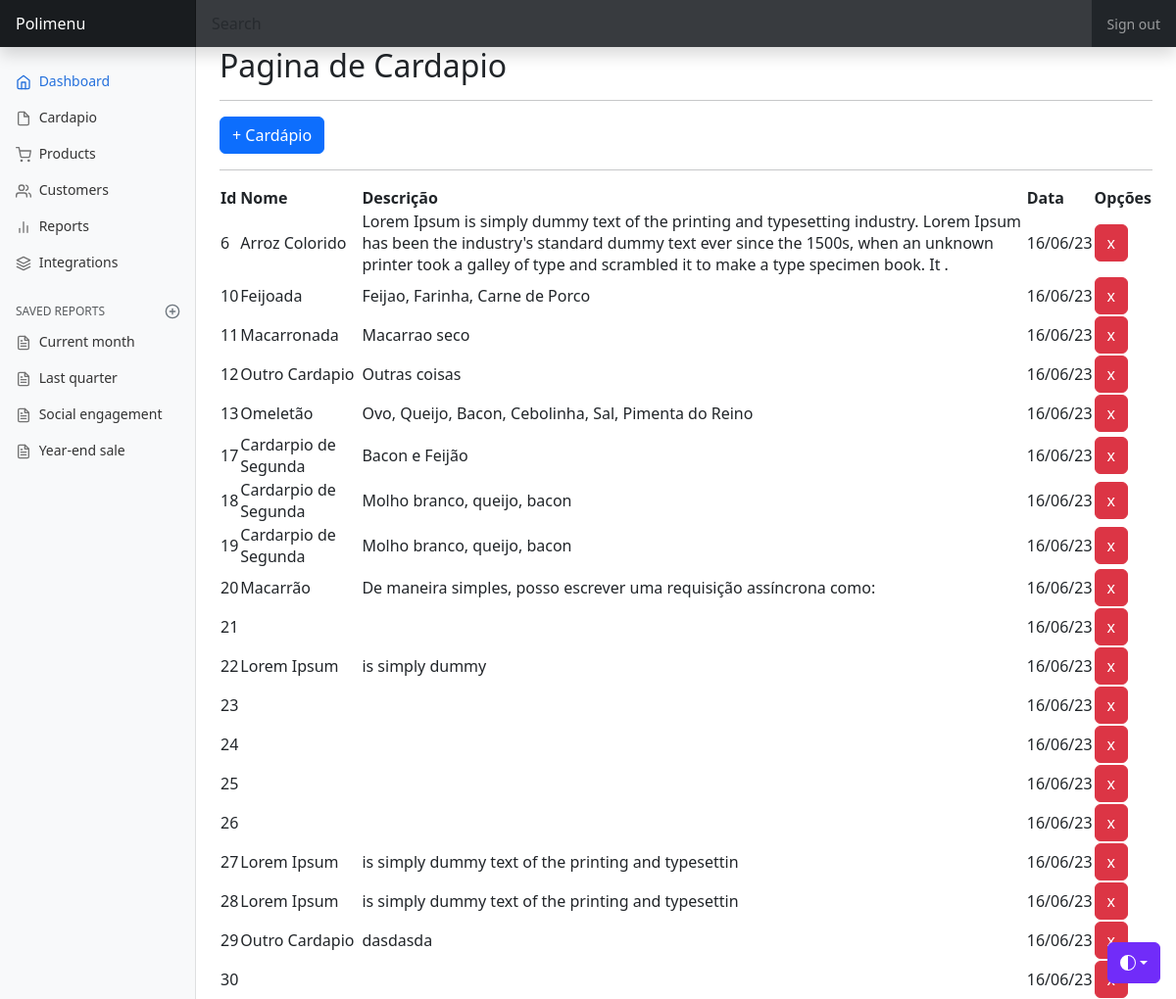
/Avancado/polimenu/front-admin/cardapio.php, run on an earlier commit of the app's database.
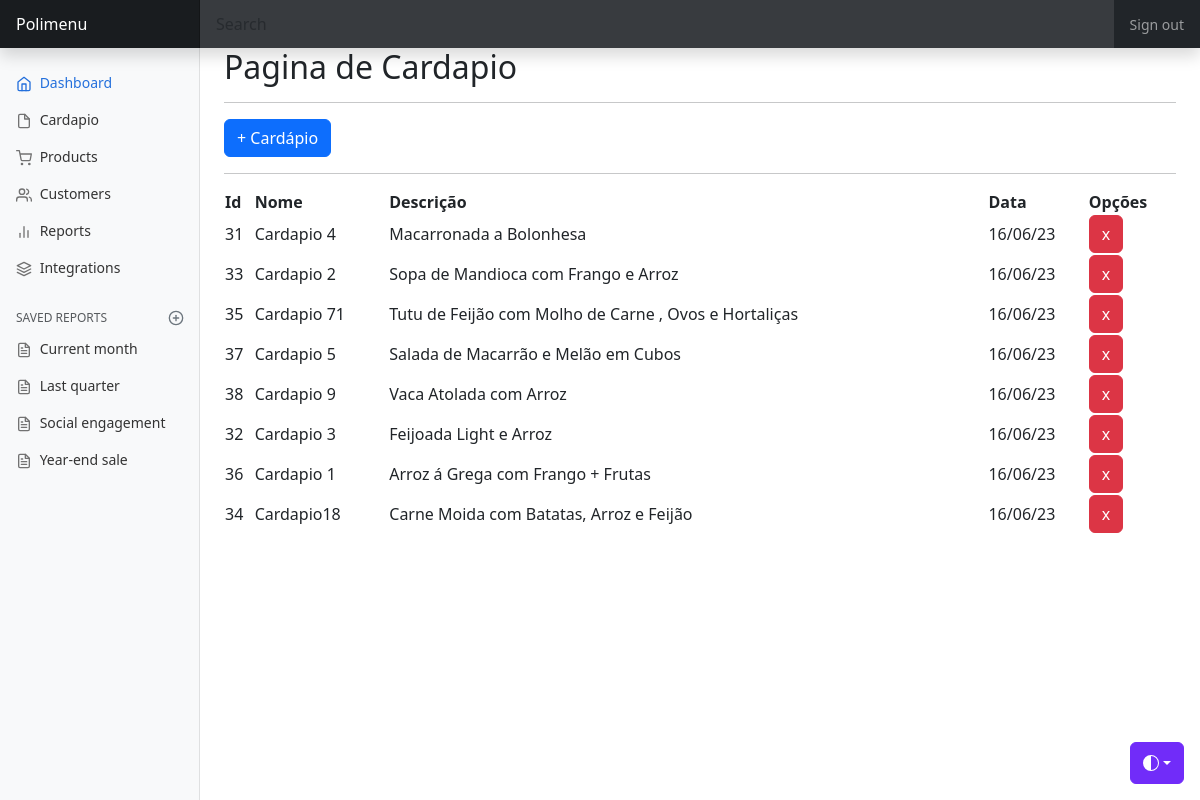
And on a later commit of the database.
### tables this page shows
CREATE TABLE `cardapio` (
  `id` int NOT NULL,
  `nome` varchar(45) NOT NULL,
  `descricao` varchar(250) NOT NULL,
  `data` timestamp NOT NULL DEFAULT CURRENT_TIMESTAMP,
  `usuario` int NOT NULL,
  `ativo` enum('A','I') NOT NULL,
  `num_semana` int DEFAULT NULL,
  `dia_semana` enum('SEGUNDA-FEIRA','TERÇA-FEIRA','QUARTA-FEIRA','QUINTA-FEIRA','SEXTA-FEIRA') DEFAULT NULL
);

### Avancado/polimenu/front-admin/src/cardapio.php (called while the page is built, shortened)
<?php
class Cardapio{
    function Listar(){
        $db = new ConectaBanco;
        $query = "SELECT * FROM cardapio WHERE ativo = 'A' ORDER BY num_semana, dia_semana  ";
        $sql = $db->prepare($query);
        $sql->execute();
        $ret = $sql->fetchAll();
        return $ret;
    }
}
?>

### Avancado/polimenu/front-admin/cardapio.php (the view, shortened to what this page needs)
<?php
  require_once './config.php';
?>
<!doctype html>
<html lang="en" data-bs-theme="auto">
  <head><script src="../assets/js/color-modes.js"></script>
<link href="../css/bootstrap.min.css" rel="stylesheet">
    <link href="../css/dashboard.css" rel="stylesheet">
  </head>
  <body>
    <div class="dropdown position-fixed bottom-0 end-0 mb-3 me-3 bd-mode-toggle">
      <button class="btn btn-bd-primary py-2 dropdown-toggle d-flex align-items-center"
              id="bd-theme"
              type="button"
              aria-expanded="false"
              data-bs-toggle="dropdown"
              aria-label="Toggle theme (auto)">
        <svg class="bi my-1 theme-icon-active" width="1em" height="1em"><use href="#circle-half"></use></svg>
      </button>
    </div>
<?php include 'header.php'; ?>
<div class="container-fluid">
  <div class="row">
    <?php include 'navibar.php'; ?>
    <main class="col-md-9 ms-sm-auto col-lg-10 px-md-4">
      <h2>Pagina de Cardapio</h2>
      <hr>
 <button type="button" class="btn btn-primary" data-bs-toggle="modal" data-bs-target="#novoItemCardapio">
  + Cardápio
</button>
      <hr>
      <table id="example" class="display" style="width:100%">
        <thead>
            <tr>
                <th>Id</th>
                <th>Nome</th>
                <th>Descrição</th>
                <th>Data</th>
                <th>Opções </th>
            </tr>
        </thead>
        <tbody>
      <?php
        if($dadosCardapio = $cardapio->Listar()){
          foreach ($dadosCardapio as $key => $value) {
            $data = date_create();
            $horaBR = date_format($data, 'H:i:s');
            $dataBR = date_format($data, 'd/m/y');
            $tituloData = "Data Criação: $dataBR | Hora: $horaBR";
            ?>
             <tr>
                <td><?php print $value['id']; ?></td>
                <td><?php print $value['nome']; ?></td>
                <td><?php print $value['descricao']; ?></td>
                <td title="<?php print $tituloData; ?>"><?php print $dataBR = date_format($data, 'd/m/y');  ?></td>
                <td>
                <button type="button" data-bs-toggle="modal" data-bs-target="#excluiCardapio" onclick="ConfirmaExcluir(this.value)"  value="<?php print $value['id']; ?>" class="btn btn-danger">x</button>
                </td>
            </tr>
            <?php
          }
        }
      ?>
        </tbody>
      </table>
    </main>
  </div>
</div>
  </body>
</html>

### Avancado/polimenu/front-admin/header.php (shortened to what this page needs)
<header class="navbar navbar-dark sticky-top bg-dark flex-md-nowrap p-0 shadow">
  <a class="navbar-brand col-md-3 col-lg-2 me-0 px-3 fs-6" href="#">Polimenu</a>
  <input class="form-control form-control-dark w-100 rounded-0 border-0" type="text" placeholder="Search" aria-label="Search">
  <div class="navbar-nav">
    <div class="nav-item text-nowrap">
      <a class="nav-link px-3" href="#">Sign out</a>
    </div>
  </div>
</header>

### Avancado/polimenu/front-admin/navibar.php
<nav id="sidebarMenu" class="col-md-3 col-lg-2 d-md-block bg-body-tertiary sidebar collapse">
      <div class="position-sticky pt-3 sidebar-sticky">
        <ul class="nav flex-column">
          <li class="nav-item">
            <a class="nav-link active" aria-current="page" href="#">
              <span data-feather="home" class="align-text-bottom"></span>
              Dashboard
            </a>
          </li>
          <li class="nav-item">
            <a class="nav-link" href="cardapio.php">
              <span data-feather="file" class="align-text-bottom"></span>
              Cardapio
            </a>
          </li>
          <li class="nav-item">
            <a class="nav-link" href="#">
              <span data-feather="shopping-cart" class="align-text-bottom"></span>
              Products
            </a>
          </li>
          <li class="nav-item">
            <a class="nav-link" href="#">
              <span data-feather="users" class="align-text-bottom"></span>
              Customers
            </a>
          </li>
          <li class="nav-item">
            <a class="nav-link" href="#">
              <span data-feather="bar-chart-2" class="align-text-bottom"></span>
              Reports
            </a>
          </li>
          <li class="nav-item">
            <a class="nav-link" href="#">
              <span data-feather="layers" class="align-text-bottom"></span>
              Integrations
            </a>
          </li>
        </ul>
        <h6 class="sidebar-heading d-flex justify-content-between align-items-center px-3 mt-4 mb-1 text-body-secondary text-uppercase">
          <span>Saved reports</span>
          <a class="link-secondary" href="#" aria-label="Add a new report">
            <span data-feather="plus-circle" class="align-text-bottom"></span>
          </a>
        </h6>
        <ul class="nav flex-column mb-2">
          <li class="nav-item">
            <a class="nav-link" href="#">
              <span data-feather="file-text" class="align-text-bottom"></span>
              Current month
            </a>
          </li>
          <li class="nav-item">
            <a class="nav-link" href="#">
              <span data-feather="file-text" class="align-text-bottom"></span>
              Last quarter
            </a>
          </li>
          <li class="nav-item">
            <a class="nav-link" href="#">
              <span data-feather="file-text" class="align-text-bottom"></span>
              Social engagement
            </a>
          </li>
          <li class="nav-item">
            <a class="nav-link" href="#">
              <span data-feather="file-text" class="align-text-bottom"></span>
              Year-end sale
            </a>
          </li>
        </ul>
      </div>
    </nav>

### Avancado/polimenu/css/dashboard.css (style rules this page uses)
body { font-size: .875rem; }
.feather { width: 16px; height: 16px; }
.sidebar { position: fixed; top: 0; bottom: 0; left: 0; z-index: 100; padding: 48px 0 0; box-shadow: inset -1px 0 0 rgba(0, 0, 0, .1); }
.sidebar-sticky { height: calc(100vh - 48px); overflow-x: hidden; overflow-y: auto; }
.sidebar .nav-link { font-weight: 500; color: #333; }
.sidebar .nav-link .feather { margin-right: 4px; color: #727272; }
.sidebar .nav-link.active { color: #2470dc; }
.sidebar .nav-link:hover .feather, .sidebar .nav-link.active .feather { color: inherit; }
.sidebar-heading { font-size: .75rem; }
.navbar-brand { padding-top: .75rem; padding-bottom: .75rem; background-color: rgba(0, 0, 0, .25); box-shadow: inset -1px 0 0 rgba(0, 0, 0, .25); }
.navbar .form-control { padding: .75rem 1rem; }
.form-control-dark { color: #fff; background-color: rgba(255, 255, 255, .1); border-color: rgba(255, 255, 255, .1); }

### Avancado/polimenu/front-admin/cardapio.php (style rules this page uses)
.bi { vertical-align: -.125em; fill: currentColor; }
.btn-bd-primary { --bd-violet-bg: #712cf9; --bd-violet-rgb: 112.520718, 44.062154, 249.437846; --bs-btn-font-weight: 600; --bs-btn-color: var(--bs-white); --bs-btn-bg: var(--bd-violet-bg); --bs-btn-border-color: var(--bd-violet-bg); --bs-btn-hover-color: var(--bs-white); --bs-btn-hover-bg: #6528e0; --bs-btn-hover-border-color: #6528e0; --bs-btn-focus-shadow-rgb: var(--bd-violet-rgb); --bs-btn-active-color: var(--bs-btn-hover-color); --bs-btn-active-bg: #5a23c8; --bs-btn-active-border-color: #5a23c8; }
.bd-mode-toggle { z-index: 1500; }

What changed in the data, as far as the page shows it:
removed cardapio: id "6", nome "Arroz Colorido", descricao "Lorem Ipsum is simply dummy text of the printing and typesetting industry. Lorem Ipsum has been the industry's standard dummy text ever since the 1500s, when an unknown printer took a galley of type and scrambled it to make a type specimen book. It .", data "16/06/23"
removed cardapio: id "10", nome "Feijoada", descricao "Feijao, Farinha, Carne de Porco", data "16/06/23"
removed cardapio: id "11", nome "Macarronada", descricao "Macarrao seco", data "16/06/23"
removed cardapio: id "12", nome "Outro Cardapio", descricao "Outras coisas", data "16/06/23"
removed cardapio: id "13", nome "Omeletão", descricao "Ovo, Queijo, Bacon, Cebolinha, Sal, Pimenta do Reino", data "16/06/23"
removed cardapio: id "17", nome "Cardarpio de Segunda", descricao "Bacon e Feijão", data "16/06/23"
removed cardapio: id "18", nome "Cardarpio de Segunda", descricao "Molho branco, queijo, bacon", data "16/06/23"
removed cardapio: id "19", nome "Cardarpio de Segunda", descricao "Molho branco, queijo, bacon", data "16/06/23"
removed cardapio: id "20", nome "Macarrão", descricao "De maneira simples, posso escrever uma requisição assíncrona como:", data "16/06/23"
removed cardapio: id "21", data "16/06/23"
removed cardapio: id "22", nome "Lorem Ipsum", descricao "is simply dummy", data "16/06/23"
removed cardapio: id "23", data "16/06/23"
removed cardapio: id "24", data "16/06/23"
removed cardapio: id "25", data "16/06/23"
removed cardapio: id "26", data "16/06/23"
removed cardapio: id "27", nome "Lorem Ipsum", descricao "is simply dummy text of the printing and typesettin", data "16/06/23"
removed cardapio: id "28", nome "Lorem Ipsum", descricao "is simply dummy text of the printing and typesettin", data "16/06/23"
removed cardapio: id "29", nome "Outro Cardapio", descricao "dasdasda", data "16/06/23"
removed cardapio: id "30", data "16/06/23"
added cardapio: id "31", nome "Cardapio 4", descricao "Macarronada a Bolonhesa", data "16/06/23"
added cardapio: id "33", nome "Cardapio 2", descricao "Sopa de Mandioca com Frango e Arroz", data "16/06/23"
added cardapio: id "35", nome "Cardapio 71", descricao "Tutu de Feijão com Molho de Carne , Ovos e Hortaliças", data "16/06/23"
added cardapio: id "37", nome "Cardapio 5", descricao "Salada de Macarrão e Melão em Cubos", data "16/06/23"
added cardapio: id "38", nome "Cardapio 9", descricao "Vaca Atolada com Arroz", data "16/06/23"
added cardapio: id "32", nome "Cardapio 3", descricao "Feijoada Light e Arroz", data "16/06/23"
added cardapio: id "36", nome "Cardapio 1", descricao "Arroz á Grega com Frango + Frutas", data "16/06/23"
added cardapio: id "34", nome "Cardapio18", descricao "Carne Moida com Batatas, Arroz e Feijão", data "16/06/23"
